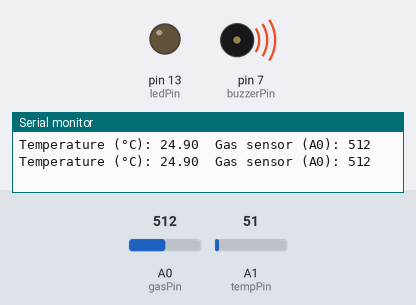
Bench run of a sketch on a simulated Arduino Uno, built with avr-gcc and run on an emulated ATmega328P. Parts: output pins drawn as LEDs (lit = HIGH), buzzer (waves = sounding, pin HIGH), the last lines printed to the serial monitor. The test bench sets the inputs (shaded band); at power-on: A0 (gasPin) = 512, A1 (tempPin) = 51.

Above: at 1.8 s.
1.9 s: A0 (gasPin) set to 110
3.4 s: A0 (gasPin) set to 89
At 4.5 s:
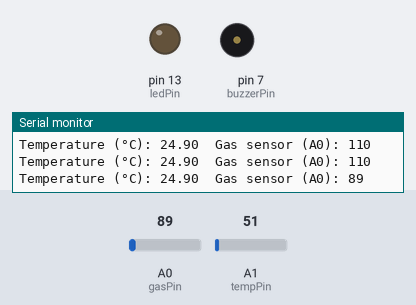
5.5 s: A0 (gasPin) set to 122
At 7.2 s:
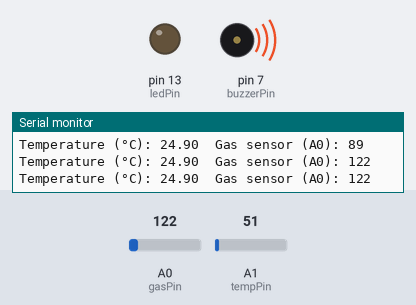
7.5 s: A0 (gasPin) set to 90
At 8.9 s:
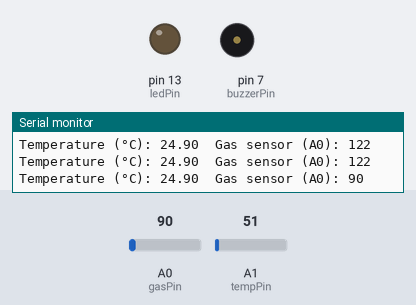
Timing chart, 0 to 10.5 s (numbered marks = the images above; inputs shaded):
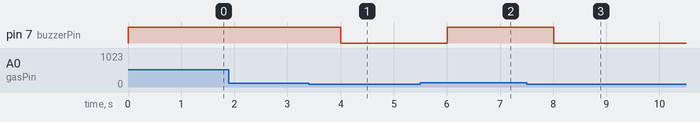

Measured:
- the behaviour switches between 100 and 99 on A0 (gasPin) (found by bisection; images 0 and 1)
- after the input at 3.4 s, pin 7 (buzzerPin): HIGH → LOW after 0.60 s
- after the input at 5.5 s, pin 7 (buzzerPin): LOW → HIGH after 0.51 s
- after the input at 7.5 s, pin 7 (buzzerPin): HIGH → LOW after 0.51 s

The sketch:

code_for_project_2.ino
```cpp
// Arduino Fire Alarm: Temperature + Gas sensors
const int gasPin = A0;       // Analog pin for gas sensor (AO)
const int tempPin = A1;      // Analog pin for LM35 temperature sensor
const int buzzerPin = 7;     // Digital pin for piezo buzzer
const int ledPin = 13;       // Digital pin for LED

void setup() {
  Serial.begin(9600);              // Initialize serial monitor
  pinMode(gasPin, INPUT);          // (analog pins are input by default)
  pinMode(tempPin, INPUT);
  pinMode(buzzerPin, OUTPUT);      // Buzzer output
  pinMode(ledPin, OUTPUT);         // LED output
}

void loop() {
  // Read raw analog values
  int gasVal = analogRead(gasPin);
  int tempRaw = analogRead(tempPin);

  // Convert LM35 reading to voltage (5V/1023 steps) and then to °C (10mV/°C)
  float voltage = tempRaw * (5.0 / 1024.0);    // Each unit ≈4.88mV:contentReference[oaicite:11]{index=11}
  float temperatureC = voltage * 100.0;        // LM35: 10mV per °C:contentReference[oaicite:12]{index=12}

  // Check thresholds and activate alarms
  if (temperatureC >= 80.0) {
    digitalWrite(ledPin, HIGH);  // Turn on LED if temp >= 80°C
  } else {
    digitalWrite(ledPin, LOW);
  }
  if (gasVal >= 100) {
    digitalWrite(buzzerPin, HIGH);  // Sound buzzer if gas threshold reached
  } else {
    digitalWrite(buzzerPin, LOW);
  }

  // Print readings to Serial Monitor
  Serial.print("Temperature (°C): ");
  Serial.print(temperatureC);
  Serial.print("\tGas sensor (A0): ");
  Serial.println(gasVal);
  delay(1000);  // Update once per second
}
```
